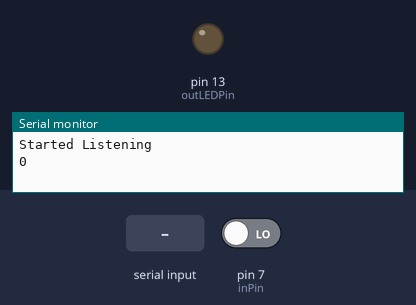
Bench run of a sketch on a simulated Arduino Uno, built with avr-gcc and run on an emulated ATmega328P. Shown: output pins drawn as LEDs (lit = HIGH), the last lines printed to the serial monitor. The test bench sets the inputs (shaded band); at power-on: pin 7 (inPin) LOW.

Above: at 1.2 s.
1.3 s: "s" received over Serial
At 2.1 s:
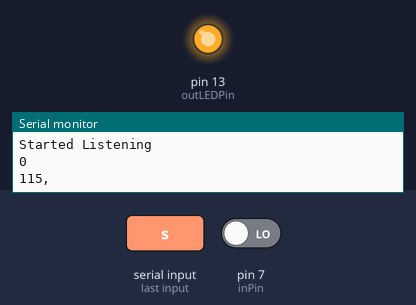
Timing chart, 0 to 4.3 s (numbered marks = the images above; inputs shaded):
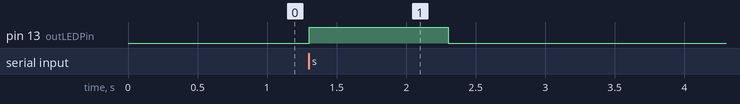

Measured:
- after the input at 1.3 s, pin 13 (outLEDPin): LOW → HIGH at once, → LOW 1.0 s later

The sketch:

SerialRW.ino
```cpp
short int incomingByte  = 0;   // for incoming serial data
short int outLEDPin     = LED_BUILTIN;
short int inPin         = 7;     // pushbutton connected to digital pin 7
int val                 = 0;       // variable to store the read value
short int counter       = 0;

// the setup function runs once when you press reset or power the board
void setup() {
  Serial.begin(9600);           // set up Serial library at 9600 bps
  Serial.println("Started Listening");
  pinMode(outLEDPin, OUTPUT); // initialize digital pin LED_BUILTIN as an output.
  pinMode(inPin, INPUT);        // sets the digital pin 7 as input
}

void serialReadEvent() {
   // send data only when you receive data:
        if (Serial.available() > 0) {
                incomingByte = Serial.read(); // read the incoming byte:

                Serial.print(incomingByte, DEC);
                Serial.print(",");

                if(incomingByte == 115) {
                  glowLED(1000);
                }
        }
}

void glowLED(int t) {
  digitalWrite(LED_BUILTIN, HIGH);   // turn the LED on (HIGH is the voltage level)
  delay(t);                       // wait for a second
  digitalWrite(LED_BUILTIN, LOW);    // turn the LED off by making the voltage LOW
}

// the loop function runs over and over again forever
void loop() {
  counter++;
  unsigned long currentMillis = millis();
  serialReadEvent();

  if(counter == 1000) {
    counter = 0;
    val = digitalRead(inPin);     // read the input pin
    Serial.println(val);
  }

  delay(1);
}
```
